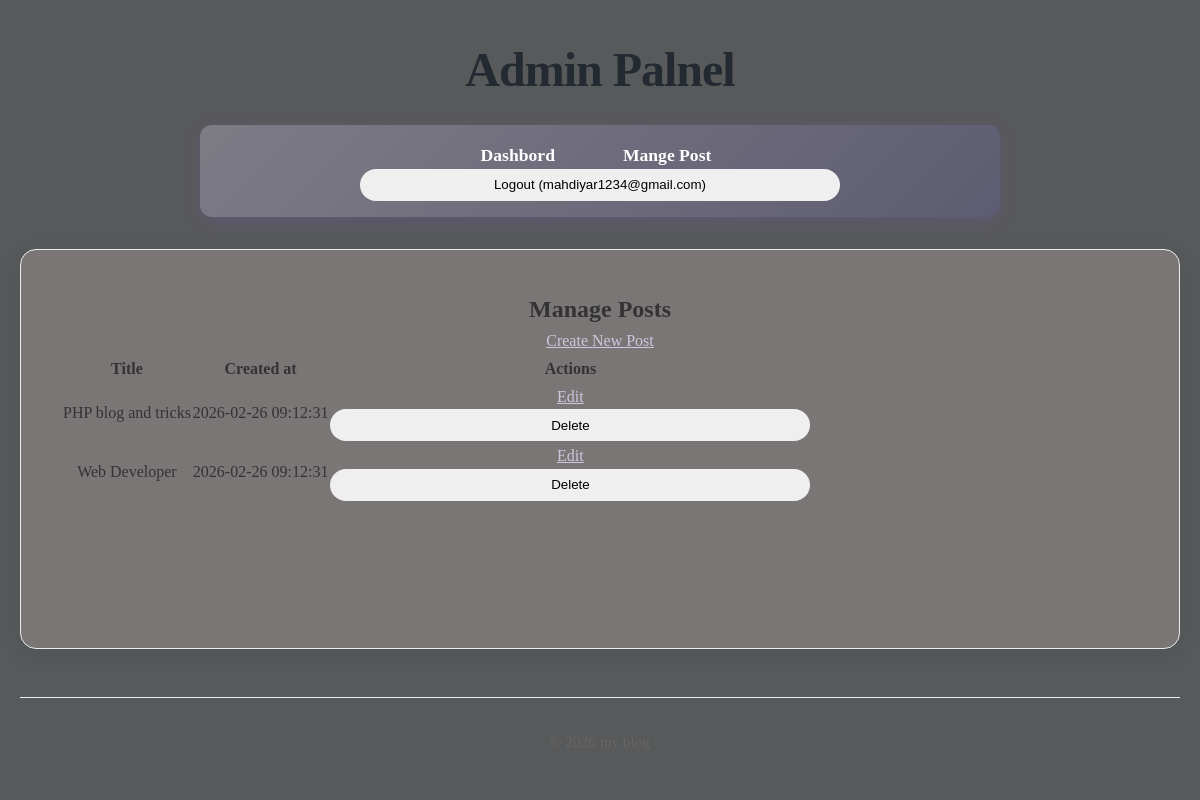
The page /admin/posts (signed in) on the database as committed earlier.
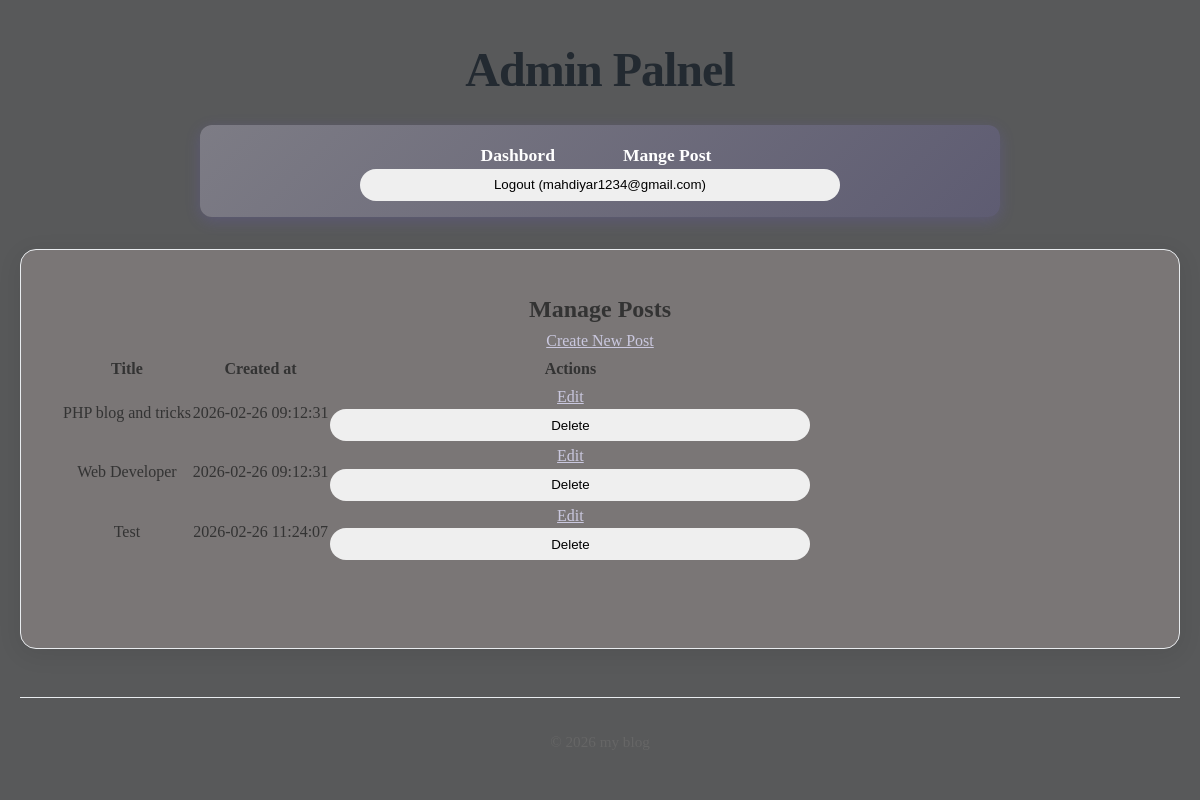
The same page on the database as committed later.
### tables this page shows
CREATE TABLE posts(
    id INTEGER PRIMARY KEY AUTOINCREMENT,
    title TEXT NOT NULL,
    content TEXT NOT NULL,
    views INTEGER DEFAULT 0,
    user_id INTEGER NOT NULL,
    created_at DATETIME DEFAULT CURRENT_TIMESTAMP,
    FOREIGN KEY (user_id) REFERENCES users (id)
);

### core/View.php (called while the page is built, shortened)
<?php
class View{
    protected static $globals = [];
    public static function share(string $key , mixed $value): void{
        static::$globals[$key] = $value;
    }
    public static function render(string $template , array $data = [] , $layout = null): string{
        $data = [...static::$globals , ...$data];
        $content = static::renderTemplate($template, $data);
        return static::renderLayout($layout , $data, $content);
    }
    protected static function renderTemplate(string $template , array $data): string{
        extract($data);
        $path = dirname(__DIR__) . "/app/Views/$template.php";
        require $path;
        return ob_get_clean();
    }
     protected static function renderLayout(?string $template , array $data, string $content):string{
        return ob_get_clean();
    }
}

### app/Controllers/Admin/PostController.php (called while the page is built, shortened)
<?php
class PostController{
    public function index(){
        return View::render(
            'admin/post/index',
            ['posts' => Post::all()],
            'layouts/admin'
        );
    }
}

### core/Router.php (called while the page is built, shortened)
<?php
class Router{
    protected array $routes = [];
    protected array $globalMiddleware = [];
    protected array $routeMiddleware = [];
    public function add(string $method ,string $uri ,string $controller , array $middlewares = []): void{
        $this->routes[] = [
            'method' => $method,
            'uri' => $uri,
            'controller' => $controller,
            'middlewares' => $middlewares
        ];
    }
    public function addGlobalMiddleware(string $middleware):void {
        $this->globalMiddleware[] = $middleware;
    }
    public function addRouteMiddleware(string $name,string $middleware):void {
        $this->routeMiddleware[$name] = $middleware;
    }
    public function dispatch(string $uri ,string $method){
        $route = $this->findRoute($uri , $method);
        $middlewares = [
            ...$this->globalMiddleware,
            ...array_map(fn($name)=>$this->routeMiddleware[$name],$route['middlewares'])
        ];
       return $this->runMiddleware(
        $middlewares,
        function () use ($route) {
            [$controller , $action] = explode('@' , $route['controller']);
            return $this->callAction($controller , $action , $route['params']);
        }
       );
    }
    protected function runMiddleware(array $middlewares , callable $target): mixed{
        $next = $target;
        foreach(array_reverse($middlewares) as $middleware){
            $next = function() use ($middleware , $next){
                error_log("Middle ware : running $middleware");
                return (new $middleware)->handle($next);
            };
        }
        return $next();
    }
    protected function findRoute(string $uri , string $method): ?array{
        foreach($this->routes as $route){
            $params = $this->matchRoute($route['uri'] , $uri);
            if($params !== null && $route['method'] === $method){
                return [...$route , 'params' => $params];
            }
        }
        return null;
    }
    protected function matchRoute(string $routeUri,string $requestUri): ?array{
        $routeSegments = explode('/', trim($routeUri,'/'));
        $requestSegments = explode('/', trim($requestUri,'/'));
        if(count($routeSegments) !== count($requestSegments)){
            return null;
        }
        $params = [];
        foreach($routeSegments as $index => $routeSegment){
            if(str_starts_with($routeSegment,'{') && str_ends_with($routeSegment,'}')){
                $params[trim($routeSegment,'{}')] = $requestSegments[$index];
            }elseif($routeSegment !== $requestSegments[$index]){
                return null;
            }
        }
        return $params;
    }
    protected function callAction(string $controller,string $action,array $params): string{
        return (new $controller)->$action(... $params);
    }
}

### app/Middlewares/Auth.php (called while the page is built, shortened)
<?php
class Auth implements MiddleWare{
    public function handle(callable $next){
      $user = ServicesAuth::user();
      return $next();
    }
}

### app/Middlewares/CSRF.php (called while the page is built, shortened)
<?php
class CSRF implements MiddleWare{
    public function handle(callable $next){
      return $next();
    }
}

### app/Middlewares/View.php (called while the page is built, shortened)
<?php
class View implements MiddleWare{
    public function handle(callable $next){
      return $next();
    }
}

### core/DataBase.php (called while the page is built, shortened)
<?php
class DataBase{
    protected $pdo;
    public function __construct(array $config){
        try {
            $dsn = $this->createDsn($config);
            $username = $config['username'] ?? null;
            $password = $config['password'] ?? null;
            $options = $config['options'] ?? null;
            $this->pdo = new PDO($dsn , $username , $password , $options);
            $this->pdo->setAttribute(PDO::ATTR_ERRMODE,PDO::ERRMODE_EXCEPTION);
        } catch (PDOException $e) {
            throw new Exception("Could not connect to the database:" . $e);
        }
    }
    protected function createDsn(array $config): string{
        $driver = $config['driver'];
        $dbname = $config['dbname'];
        return match ($driver) {
            'sqlite' => "sqlite:$dbname",
            default => throw new Exception("Unsupported database driver: $driver") ,
        };
    }
    public function query(string $sql, array $params = []): PDOStatement{
        $stmt = $this->pdo->prepare($sql);
        $stmt->execute($params);
        return $stmt;
    }
    public function fetchAll(string $sql,array $params = [], ?string $classname = null): array{
        $stmt = $this->query($sql,$params);
        return $classname ? $stmt->fetchAll(PDO::FETCH_CLASS , $classname) : $stmt->fetchAll(PDO::FETCH_ASSOC);
    }
    public function fetch(string $query, array $params = [], ?string $class = null)
{
    $stmt = $this->query($query, $params);
    if ($class) {
        $result = $stmt->fetchObject($class);
        return $result === false ? null : $result;
    }
    $result = $stmt->fetch(PDO::FETCH_ASSOC);
    return $result === false ? null : $result;
}
}

### core/Model.php (called while the page is built, shortened)
<?php
abstract class Model{
    protected static string $table;
    public static function all(): array{
        $db = App::get('database');
        return $db->fetchAll("SELECT * FROM " . static::$table , [] , static::class);
    }
    public static function find(mixed $id): ?static
{
    $db = App::get('database');
    $result = $db->fetch(
        "SELECT * FROM " . static::$table . " WHERE id = ?",
        [$id],
        static::class
    );
    return $result;
}
}

### app/Services/Auth.php (called while the page is built, shortened)
<?php
class Auth{
    protected static $user = null;
    public static function user(): ?User{
        if(static::$user === null){
            $userId = $_SESSION['user_id'] ?? null;
            static::$user =  $userId ? User::find($userId) : RememberMe::user();
        }
        return static::$user;
    }
}

### app/Services/CSRF.php (called while the page is built, shortened)
<?php
class CSRF {
    public static function verify(?string $token = null): bool{
        $method = $_SERVER['REQUEST_METHOD'];
        if(in_array($method, ['GET','HEAD','OPTIONS'])){
            return true;
        }
        return false;
    }
}

### app/Services/Authorization.php (called while the page is built, shortened)
<?php
class Authorization{
    public static function check(string $action, mixed $resource = null): bool{
        $user = Auth::user();
        return match($action){
          'dashboard' => in_array($user->role, ['admin', 'superAdmin']),
          'edit_post' => $resource instanceof Post && (($user->id === $resource->user_id) || in_array($user->role, ['admin', 'superAdmin'])),
          'delete_post' => $resource instanceof Post && (($user->id === $resource->user_id) || in_array($user->role, ['admin', 'superAdmin'])),
          'comment' => true,
          'create_post' => true,
          default => false
};
    }
}

### bootstrap.php (called while the page is built, shortened)
<?php
View::share('user', Auth::user());

### core/App.php (called while the page is built, shortened)
<?php
class App{
    protected static $container = [];
    public static function bind(string $key, mixed $value): void{
        static::$container[$key] = $value;
    }
    public static function get(string $key): mixed{
        return static::$container[$key];
    }
}

### app/Views/admin/post/index.php (the view, shortened to what the changed rows need)
<h2>Manage Posts</h2>
<table>
    <thead>
        <tr>
            <th>Title</th>
            <th>Created at</th>
            <th>Actions</th>
        </tr>
    </thead>
    <tbody>
        <?php foreach($posts as $post): ?>
            <tr>
                <td><?= htmlspecialchars($post->title); ?></td>
                <td><?= $post->created_at ?></td>
                <td>
                    <a href="/admin/posts/<?= $post->id ?>/edit">Edit</a>
                    <form action="/admin/posts/<?= $post->id ?>/delete" method="POST">
                        <button class="delete" type="submit" onclick="return confirm('Are oyou sure delete the post?')">Delete</button>
                    </form>
                </td>
            </tr>
        <?php endforeach; ?>
    </tbody>
</table>

Rows that differ between the two databases and show on the page:
added posts: title "Test", created_at "2026-02-26 11:24:07"
